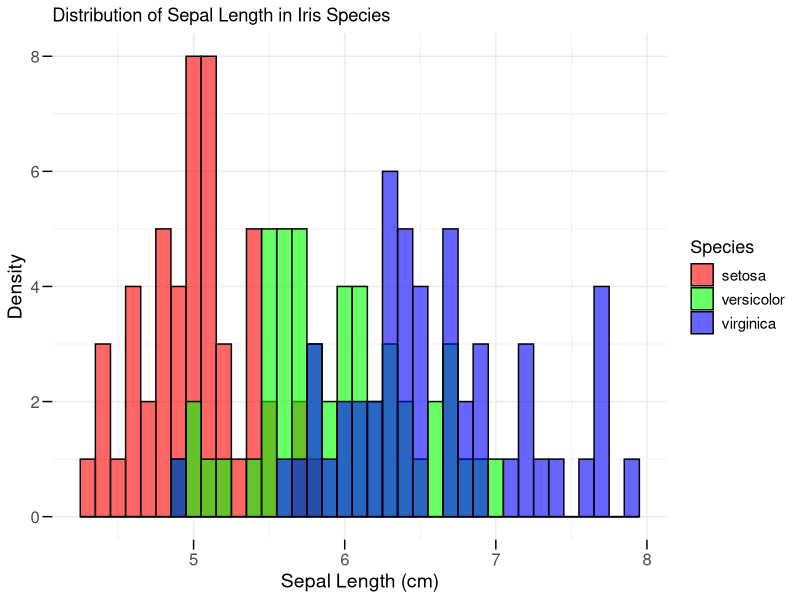

Here is the R script that generated this plot:
#Load libraries
library(datasets)
library(tidyverse)
library(dplyr)
library(ggplot2)

#Import data
data("iris")

ggplot(iris, aes(x = Sepal.Length, fill = Species)) +
  geom_histogram(binwidth = 0.1,                #Thickness of bars
                 color = "black",               #Bar border colors
                 alpha = 0.6,                   #Transparency of bars
                 position = "identity") +       #Position of bars to be next together
  #Change colors of the bars manually
  scale_fill_manual(values = c("setosa" = "red", 
                               "versicolor" = "green", 
                               "virginica" = "blue")) +
  #Change axis titles
  labs(
    title = "Distribution of Sepal Length in Iris Species",
    x = "Sepal Length (cm)",
    y = "Density",
    fill = "Species",
    color = "Density by Species"
  ) +
  theme_minimal() +
  theme(
    axis.text.x = element_text(size = 12),      # x-axis tick labels
    axis.text.y = element_text(size = 12),      # y-axis tick labels
    axis.ticks.length = unit(0.25, "cm"),       # length of ticks
    axis.ticks = element_line(size = 0.5),      # thickness of ticks
    axis.title.x = element_text(size = 14),     # x-axis title
    axis.title.y = element_text(size = 14),     # y-axis title
    legend.title = element_text(size = 13),     # legend title
    legend.text = element_text(size = 11)       # legend items
  )
